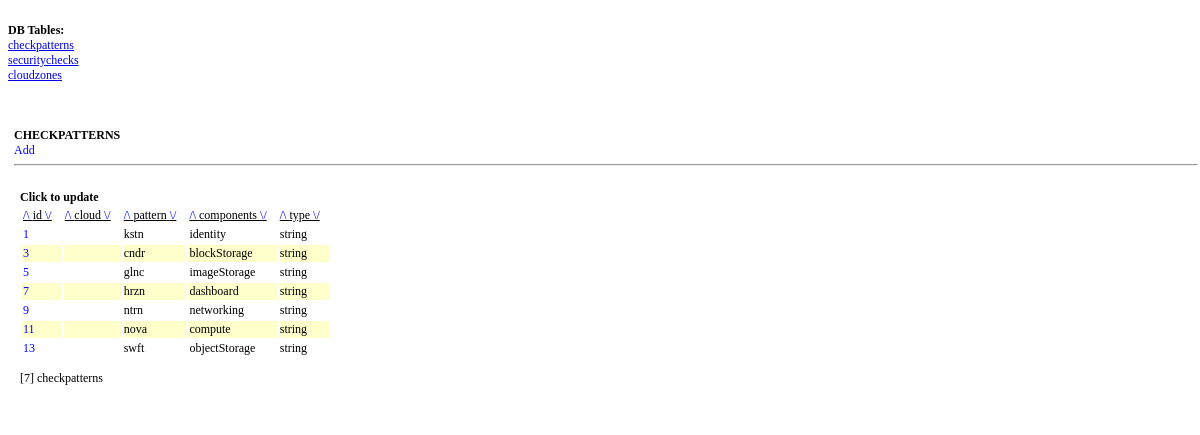
The page /apache/html/db.php?cat=checkpatterns&cmd=update&way=asc&orderby=id on the database its author committed.
### tables this page shows
CREATE TABLE `checkPatterns` (
  `id` int(11) NOT NULL AUTO_INCREMENT,
  `type` varchar(16) NOT NULL,
  `pattern` varchar(32) NOT NULL,
  `components` varchar(256) NOT NULL,
  PRIMARY KEY (`id`)
);

### apache/html/inc/db.class/_class.checkpatterns.php (called while the page is built, shortened)
<?php
        class CheckPattern extends Gen
        {
                function __construct()
                {
                        $this->table_name       =       'checkPatterns';
                }
        }

### apache/html/inc/db.class/_class.general_db.php (the view, shortened to what this page needs)
<?php
        class Gen
        {
                var $table_name;
                var $data_array;
                function dsp_link($where, $num_sort, $shfields)
                {
                        $rowdata = $this->load_all($where);
                        $i = 0;
                        echo "<th><a href=".$_SERVER['PHP_SELF']."?cat=".$_GET['cat']."&cmd=".$_GET['cmd']."&way=asc&orderby=id>/\ </a>".$num_sort;
                        echo "<a href=".$_SERVER['PHP_SELF']."?cat=".$_GET['cat']."&cmd=".$_GET['cmd']."&way=desc&orderby=id> \/</a></th>";
                        foreach($shfields as $sval => $fld_val)
                        {
                                echo "<th><a href=".$_SERVER['PHP_SELF']."?cat=".$_GET['cat']."&cmd=".$_GET['cmd']."&way=asc&orderby=".$fld_val.">/\ </a>".$fld_val;
                                echo "<a href=".$_SERVER['PHP_SELF']."?cat=".$_GET['cat']."&cmd=".$_GET['cmd']."&way=desc&orderby=".$fld_val."> \/</a></th>";
                        }
                        foreach($rowdata as $row)
                        {
                                if($i == '0') { $sty = '#ffffff'; } else { $sty = '#ffffcc'; }
                                echo "<tr bgcolor=".$sty."><td valign=top><a href=".$_SERVER['PHP_SELF']."?cat=".$_GET['cat']."&cmd=".$_GET['cmd']."&id=";
                                echo $row[$num_sort].">".$row[$num_sort]."</a></td> ";
                                foreach($shfields as $val)
                                {
                                        echo "<td valign=top>";
                                        echo htmlentities($row[$val]);
                                        echo "</td>";
                                }
                                $i++;
                                if($i > 1) { $i = 0; }
                                echo "</tr>";
                        }
                }
                function load_all($where)
                {
                        global $row_nums, $dbconn;
                        if(empty($where))
                        {
                                $where_str = NULL;
                        }
                        else
                        {
                                $where_str = $where;
                        }
                        $q = "SELECT * FROM $this->table_name $where_str";
                        $res = mysqli_query($dbconn, $q) or die('load_all: '.mysqli_error($dbconn));
                        while($row = mysqli_fetch_assoc($res))
                        {
                                $this->data_array[] = $row;
                        }
                                return $this->data_array;
                }
        }
?>

### apache/html/rsc/_main_style.css (style rules this page uses)
body,table, select, input, option { font-size: 12px; font-family: "Trebuchet MS"; }
th { text-align: left; font-weight: normal; width: 1px; text-decoration: underline; white-space: nowrap; padding-right: 10px; }
td { width:1px; white-space:nowrap; padding-right: 10px; }
#left a,#main a,#leftnav a { text-decoration: none; color: #00f; }

### rows shown on the page
checkpatterns: id "1", pattern "kstn", components "identity", type "string"
checkpatterns: id "3", pattern "cndr", components "blockStorage", type "string"
checkpatterns: id "5", pattern "glnc", components "imageStorage", type "string"
checkpatterns: id "7", pattern "hrzn", components "dashboard", type "string"
checkpatterns: id "9", pattern "ntrn", components "networking", type "string"
checkpatterns: id "11", pattern "nova", components "compute", type "string"
checkpatterns: id "13", pattern "swft", components "objectStorage", type "string"

### other values the page prints
$aint "checkpatterns"
$aint "securitychecks"
$aint "cloudzones"
str_replace('_', ' ', $_GET['cat']) "CHECKPATTERNS"
$num_sort "id"
$fld_val "cloud"
$fld_val "pattern"
$fld_val "components"
$fld_val "type"
$row_nums "7"
str_replace('_', ' ', $cat) "checkpatterns"
